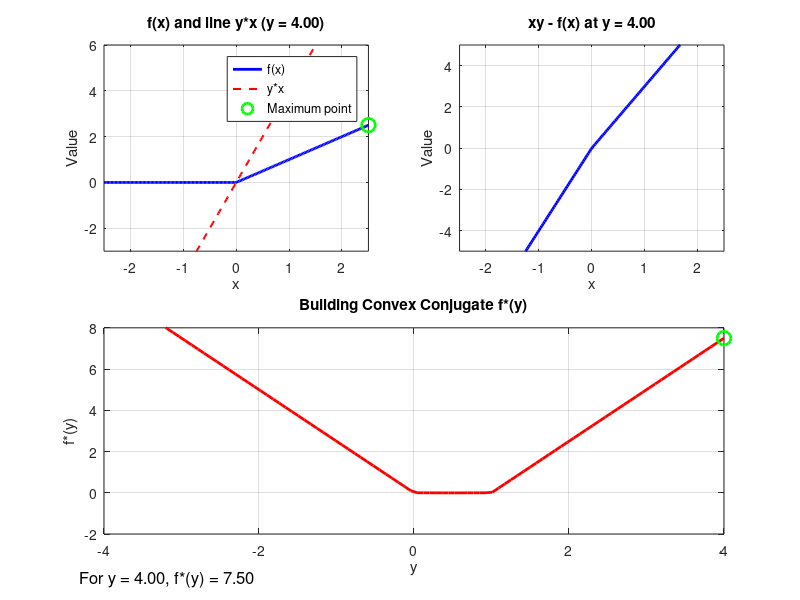

The MATLAB script that drew this image: (Note: this script raises an error after producing the figure.)
% Animated visualization of convex conjugate formation
clear; close all;clc;

% Define the non-convex function f(x) = x^4 - 2x^2
%f = @(x) x.^4 - 2*x.^2;
% Alternative functions - uncomment to try different ones
% f = @(x) x.^4 - 2*x.^2;     % Double-well potential (current)
% f = @(x) sin(2*x);          % Sine function
% f = @(x) exp(-x.^2);        % Gaussian
% f = @(x) abs(x);            % Absolute value
f = @(x) max(0, x);         % ReLU function

% Create coordinate vectors
x = linspace(-2.5, 2.5, 200);
y_values = linspace(-4, 4, 100); % Points for animation

% Prepare figure
figure('Position', [100, 100, 1200, 600]);

% Create animation
for frame = 1:length(y_values)
    clf; % Clear figure
    
    % Current y value for animation
    y_current = y_values(frame);
    
    % Calculate xy - f(x) for current y
    xy_minus_fx = y_current*x - f(x);
    
    % Find maximum value (conjugate at current y)
    [max_val, max_idx] = max(xy_minus_fx);
    
    % Subplot 1: Original function and line
    subplot(2, 2, 1);
    plot(x, f(x), 'b-', 'LineWidth', 2);
    hold on;
    plot(x, y_current*x, 'r--', 'LineWidth', 1.5);
    plot(x(max_idx), f(x(max_idx)), 'go', 'MarkerSize', 10, 'LineWidth', 2);
    grid on;
    title(sprintf('f(x) and line y*x (y = %.2f)', y_current));
    xlabel('x');
    ylabel('Value');
    legend('f(x)', 'y*x', 'Maximum point');
    axis([-2.5 2.5 -3 6]);
    
    % Subplot 2: xy - f(x) for current y
    subplot(2, 2, 2);
    plot(x, xy_minus_fx, 'b-', 'LineWidth', 2);
    hold on;
    plot(x(max_idx), max_val, 'ro', 'MarkerSize', 10, 'LineWidth', 2);
    grid on;
    title(sprintf('xy - f(x) at y = %.2f', y_current));
    xlabel('x');
    ylabel('Value');
    axis([-2.5 2.5 -5 5]);
    
    % Subplot 3: Building the conjugate function
    subplot(2, 2, [3, 4]);
    
    % Calculate conjugate values up to current y
    f_conj = zeros(size(y_values(1:frame)));
    for i = 1:frame
        y_i = y_values(i);
        xy_minus_fx_i = y_i*x - f(x);
        f_conj(i) = max(xy_minus_fx_i);
    end
    
    % Plot conjugate function
    plot(y_values(1:frame), f_conj, 'r-', 'LineWidth', 2);
    hold on;
    plot(y_current, max_val, 'go', 'MarkerSize', 10, 'LineWidth', 2);
    grid on;
    title('Building Convex Conjugate f*(y)');
    xlabel('y');
    ylabel('f*(y)');
    axis([-4 4 -2 8]);
    
    % Add explanation text
    annotation('textbox', [0.1, 0.02, 0.8, 0.05], ...
        'String', sprintf('For y = %.2f, f*(y) = %.2f', y_current, max_val), ...
        'EdgeColor', 'none', ...
        'HorizontalAlignment', 'center', ...
        'FontSize', 12);
    
    % Set figure background to white
    set(gcf, 'Color', 'w');
    
    % Pause for animation
    pause(0.1);
    
    % Optional: Capture frame for video
    frames(frame) = getframe(gcf);
end

% Create video writer object
v = VideoWriter('convex_conjugate_animation.avi');
v.FrameRate = 10;
open(v);

% Write frames to video
writeVideo(v, frames);
close(v);
